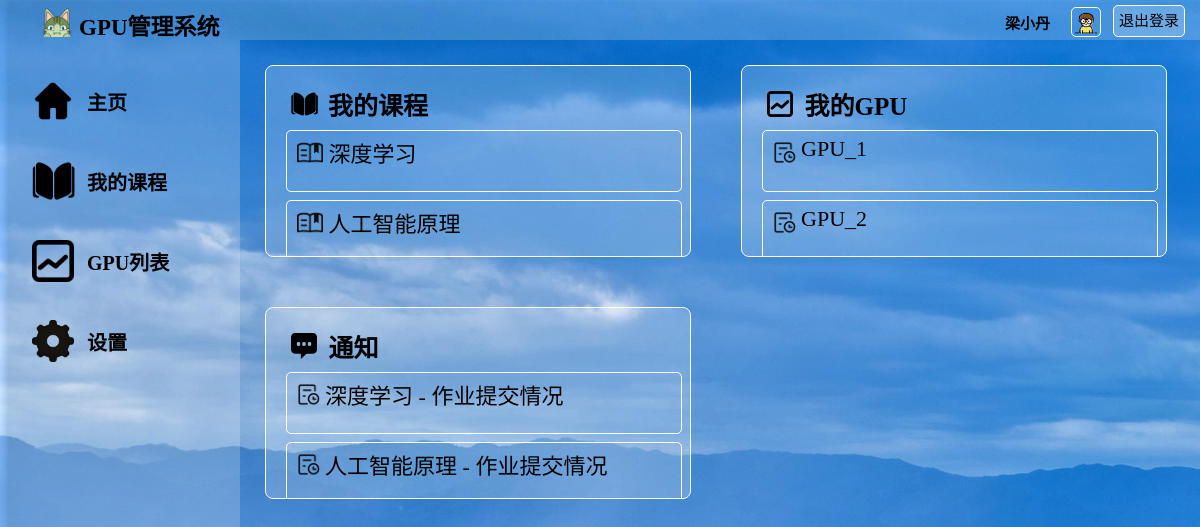
Before: /index_teacher/ (signed in) with the older database file.
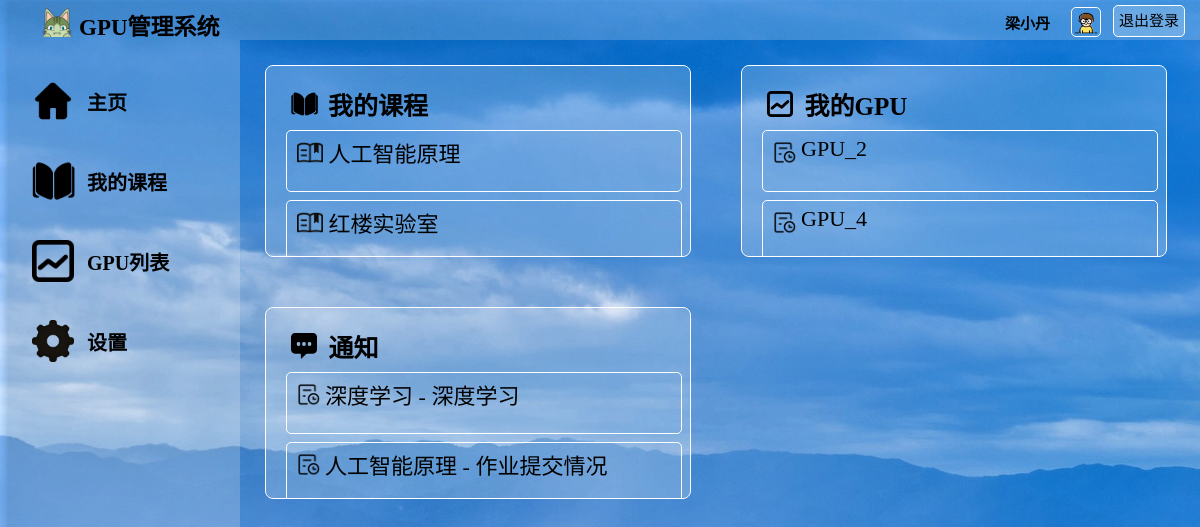
After: the same page with the newer database file.
### watchlist/models.py (models this page shows)
class Course(db.Model):
    __tablename__ = 'Course'
    id = db.Column(db.Integer, primary_key=True)  # id（主键）
    name = db.Column(db.String(50))               # 课程名称
    teacher = db.Column(db.String(50))            # 任课老师
    time = db.Column(db.String(50))               # 授课时间（学年、学期）
    info = db.Column(db.String(300))              # 课程其他信息
    pic_path = db.Column(db.String(128), default="/static/pic/course_logo.png") # 课程头像

class GPU_course(db.Model):
    __tablename__ = 'GPU_course'
    id = db.Column(db.Integer, primary_key=True)  # id（主键）
    gpu_name = db.Column(db.String(50), db.ForeignKey('GPU.name'))  # 存储用户名（记得包括老师本人）
    course_name = db.Column(db.String(50), db.ForeignKey('Course.name'))  # 用户对应的课程

class Message(db.Model):
    __tablename__ = 'Message'
    id = db.Column(db.Integer, primary_key=True)                           # id（主键）
    course_name = db.Column(db.String(50), db.ForeignKey('Course.name'))   # 消息对应的课程
    title = db.Column(db.String(50))                                       # 消息的标题
    info = db.Column(db.String(1000))                                      # 消息的内容

### watchlist/views.py (the view)
@app.route('/index_teacher/', methods=['GET', 'POST'])
def index_teacher():
    courses = Course.query.all()
    relations = Relation.query.filter_by(user_name=current_user.username).all()
    processes = Process.query.all()
    messages = Message.query.all()
    gpus = GPU_course.query.all()
    return render_template('index_teacher.html', gpus=gpus,courses=courses, processes=processes, messages=messages, relations=relations)

### watchlist/__init__.py (called while the page is built)
@login_manager.user_loader
def load_user(user_id):
    from watchlist.models import User
    user = User.query.get(int(user_id))
    return user

@app.context_processor
def inject_user():
    from watchlist.models import User
    user = User.query.first()
    return dict(user=user)

### watchlist/templates/index_teacher.html (shortened to what this page needs)
<!DOCTYPE html>
<html lang="en">
<head>
	<link rel="stylesheet" href="/static/style.css" />
</head>
<body>
	<div id="container">
		<div id="header" >
			<div id="logo">
	            <img src="/static/pic/logo.png" alt="">
	            <span>GPU管理系统</span>
	        </div>
			<div id="other">
				<form form method="POST" action="/logout/">
					<a id="login_out" href="/logout/" class="button">退出登录</a>
					<div id="user_img">
						<img src="{{ current_user.pic_path }}" alt="image">
					</div>
					<div id="user_name">
						<span>{{ current_user.username }}</span>
					</div>
				</form>
			</div>
		</div>
		<div id="main">
			<div id="aside">
				<br>
				<div id="Home Page">
					<div class="asidepic">
						<img src="/static/pic/home.png" alt="">
					</div>
					<div class="asidechoices">
						<a href="/index_teacher/">主页</a>
					</div>
				</div>
				<div id="My courses">
					<div class="asidepic">
						<img src="/static/pic/courses.png" alt="">
					</div>
					<div class="asidechoices">
						<a href="/my_courses_teacher/">我的课程</a>
					</div>
				</div>
				<div id="Process">
					<div class="asidepic">
						<img src="/static/pic/process.png" alt="">
					</div>
					<div class="asidechoices">
						<a href="/process_teacher/">GPU列表</a>
					</div>
				</div>
				<div id="Settings">
					<div class="asidepic">
						<img src="/static/pic/settings.png" alt="">
					</div>
					<div class="asidechoices">
						<a href="/settings_teacher/">设置</a>
					</div>
				</div>
			</div>
			<div id="content">
				<div id="my_courses" class="index_box">
					<a href="/my_courses_teacher/">
						<div class="index_img">
							<img src="/static/pic/courses.png" alt="">
						</div>
						我的课程
					</a>
					{% for r in relations %}
					{% for c in courses %}
					{% if c['name'] == r['course_name'] %}
					<div class="index_coursebox">
						<a href="/my_courses_teacher/{{ c['id'] }}/">
							<div class="index_img">
								<img src="/static/pic/course_.png" alt="">
							</div>
							{{ c['name'] }}
						</a>
					</div>
					{% endif %}
					{% endfor %}
					{% endfor %}
				</div>
				<div id="my_process" class="index_box">
					<a href="/process_teacher/">
						<div class="index_img">
							<img src="/static/pic/process.png" alt="">
						</div>
						&nbsp我的GPU
					</a>
					{% for r in relations %}
					{% for g in gpus %}
					{% for c in courses %}
					{% if c['name'] == g['course_name'] %}
					{% if r['course_name']==c['name'] %}
					<div class="index_coursebox">
						<a href="/GPUs/{{ g['id'] }}/">
							<div class="index_img">
								<img src="/static/pic/process_.png" alt="">
							</div>
							{{g['gpu_name']}}
						</a>
					</div>
					{% endif %}
					{% endif %}
					{% endfor %}
					{% endfor %}
					{% endfor %}
				</div>
				<div id="my_message" class="index_box">
					<a href="/teacher_notice/">
						<div class="index_img">
							<img src="/static/pic/message.png" alt="">
						</div>
						&nbsp通知
					</a>
					{% for m in messages %}
					<div class="index_coursebox">
						<a href="/teacher_notice/{{ m['id'] }}/">
							<div class="index_img">
								<img src="/static/pic/process_.png" alt="">
							</div>
							{{ m['course_name'] }} - {{ m['title'] }}
						</a>
					</div>
					{% endfor %}
				</div>
			</div>
		</div>
</body>
</html>

Changed rows visible on the page:
no longer on this page (row edited): Course: name "深度学习"
no longer on this page (row unchanged): GPU_course: gpu_name "GPU_1"
now on this page (row unchanged): Course: name "红楼实验室"
now on this page (row unchanged): GPU_course: gpu_name "GPU_4"
changed Message "深度学习": title "作业提交情况" → "深度学习"
